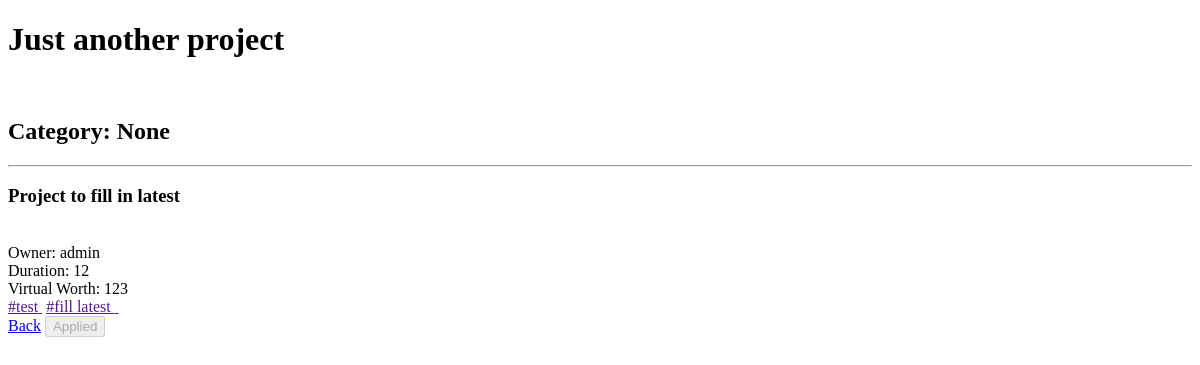
/view_project/19 (signed in), run on an earlier commit of the app's database.
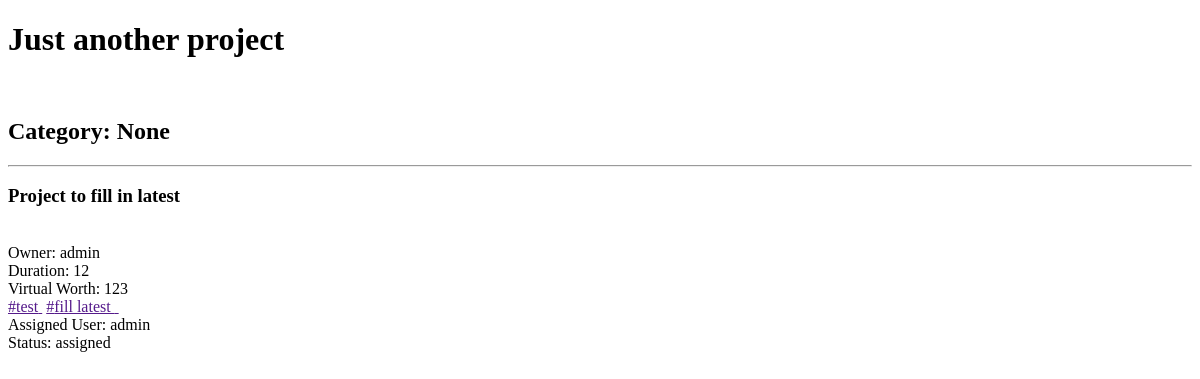
And on a later commit of the database.
### backend/models.py (models this page shows, shortened)
class Project(models.Model):
    category = models.CharField(max_length=30, blank=True, null=True)
    status = models.CharField(max_length=100, blank=True)
    title = models.CharField(max_length=200,blank=True)
    description = models.TextField(max_length=400,blank=True)
    owner = models.ForeignKey(UserAttribs, on_delete = models.CASCADE, related_name="owner")
    duration = models.IntegerField(blank=True, null=True)
    assigned_user = models.ForeignKey(UserAttribs, on_delete = models.CASCADE, related_name="assigned_user", null=True, blank=True)
    stipend = models.IntegerField(blank=True, null=True)
    applied_users = models.ManyToManyField(UserAttribs,  null=True, blank=True)
    tags_requirement = TaggableManager()
    project_questions = models.OneToOneField(Project_Question,on_delete=models.CASCADE,null=True, blank=True)

class UserAttribs(models.Model):
    user = models.OneToOneField(User, on_delete = models.CASCADE)
    worth = models.IntegerField(blank=True, null=True, default='0')
    job_title = models.CharField(max_length=100, blank=True)
    skills = models.CharField(max_length=1000,blank=True)
    phone_number = models.CharField(max_length=12, blank=True)
    mobile_number = models.CharField(max_length=12,blank=True)
    full_name = models.CharField(max_length=30, blank=True)
    address = models.CharField(max_length=100, blank=True)
    website = models.URLField(max_length=100, blank=True)
    github = models.CharField(max_length=200, blank=True)
    twitter = models.CharField(max_length=200, blank=True)
    instagram = models.CharField(max_length=200, blank=True)
    facebook = models.CharField(max_length=200, blank=True)
    user_image = models.ImageField(upload_to="images" ,blank=True)
    assigned_project = models.ManyToManyField('Project', blank=True, null=True)
    def __str__(self):
        return self.user.username

### backend/views.py (the view)
# urls.py: path('view_project/<int:proj_id>',views.view_project, name='view_project'),
def view_project(request, proj_id):
    proj_obj = Project.objects.get(id = proj_id)
    return render(request, 'My Projects/project_info.html', {'project': proj_obj, "curr_user": UserAttribs.objects.get(user=request.user)})

### backend/templatetags/custom_tags.py (called while the page is built)
@register.simple_tag
def check_user(user, curr_user):
    print()
    print("Users = ", user,"Curr_user = ", curr_user)
    for user_obj in user.all():
        print(user_obj.user.username, curr_user.user.username)
        if user_obj.user.username == curr_user.user.username:
            print("Matched", user_obj, user)
            return "found"
    return None

### templates/My Projects/project_info.html (shortened to what this page needs)
{% extends "My Projects/project_info_parent.html" %}
{% load custom_tags %}
{% block content %}
{% if not project.assigned_user %}
<form action="{% url 'dashboard' %}" method="post">
       {% check_user project.applied_users.all curr_user as flag %}
       {% ifequal flag "found" %}
       <a href="{% url 'dashboard' %}">Back</a>
       <input type="submit" value="Applied" disabled>
       {% else %}
       <a href="{% url 'dashboard' %}">Back</a>
       <input type="submit" value="Apply" >
       {% endifequal %}
  </form>
  {% else %}
  Assigned User: {{project.assigned_user}}
  <br>
Status: {{project.status}}
{% endif %}
{% endblock %}

### templates/My Projects/project_info_parent.html (shortened to what this page needs)
<!DOCTYPE html>
{% load custom_tags %}
<html lang="en">
<head>
</head>
<body>
    <div class="container">
        <h1>{{project.title}}</h1>
        <br>
        <h2>Category: {{project.category|title}}</h2>
        <hr>
        <h3>{{project.description}}</h3>
        <br>
        <span>Owner: {{project.owner}}</span>
        <br>
        <span>Duration: {{project.duration}}</span>
        <br>
        <span>Virtual Worth: {{project.stipend}}</span>
        <br>
        {% for tag in project.tags_requirement.all %}
          <a href="">#{{tag}}&nbsp;</a>
          {% endfor %}
          <br>
          {% block content %}
          {% endblock %}
    </div>
</body>
</html>

What changed in the data, as far as the page shows it:
changed Project "Just another project": assigned_user (not shown) → "admin"; assigned_user_id empty → 1 (drawn); status (not shown) → "assigned"
Also different on the page:
form field value: "Applied" → (not shown)
text no longer shown: "Back"
text now shown: "Assigned User: Status:"
